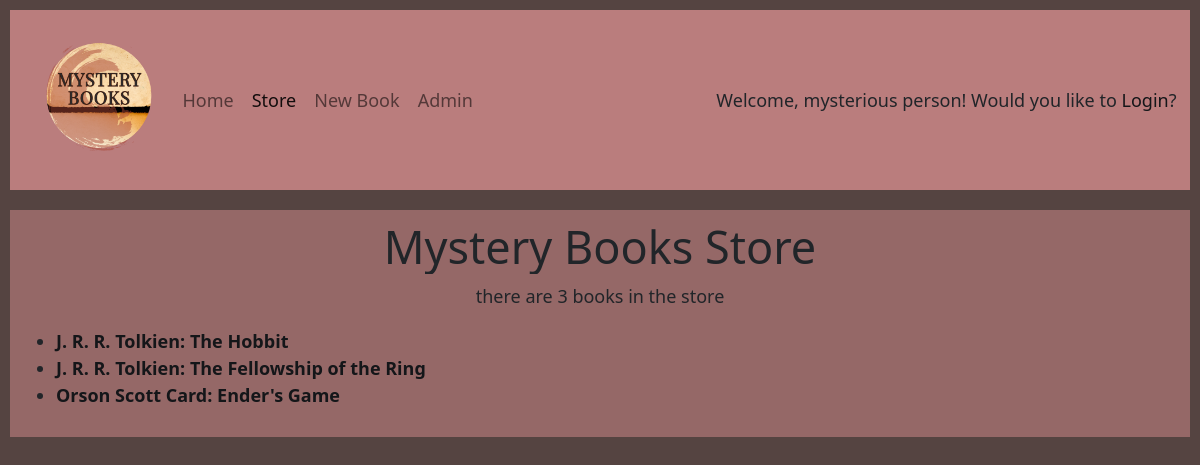
/store/, run on an earlier commit of the app's database.
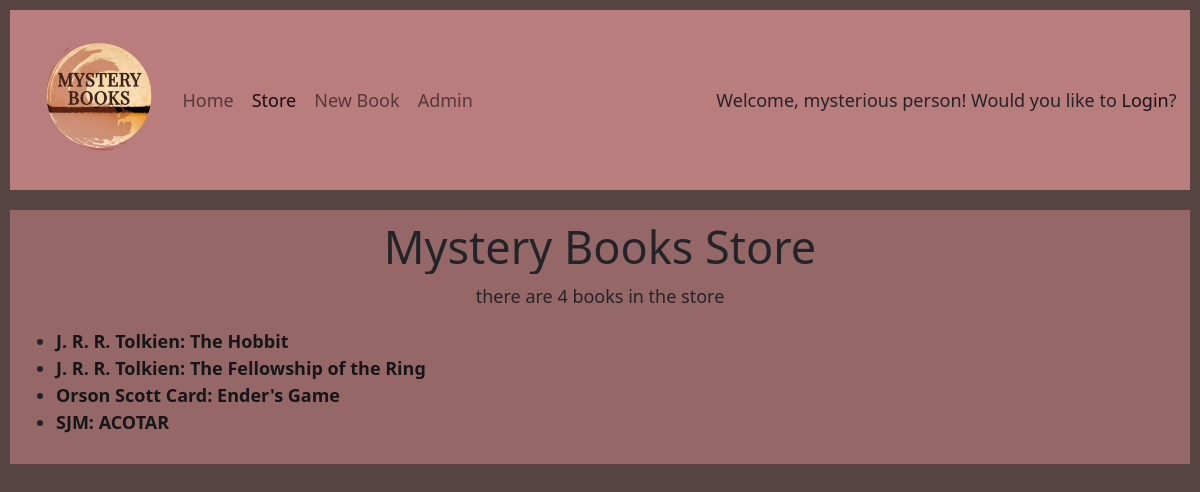
And on a later commit of the database.
### store/models.py (models this page shows)
class Book(models.Model):
    title = models.CharField(max_length=200)
    author = models.CharField(max_length=200)
    description = models.TextField()
    publish_date = models.DateField(default=datetime.date.today)
    price = models.DecimalField(decimal_places=2, max_digits=8)
    stock = models.IntegerField(default=0)

### store/views.py (the view)
# urls.py: path('', include('store.urls')),
def store(request):
    books = Book.objects.all()
    count = books.count()
    context = {
        'title': 'Mystery Books Store',
        'books': books,
        'count': count,
        'menu': 'store',
    }
    return render(request, 'store/store.html', context)

### store/templates/store/store.html
{% extends "base.html" %}
{% block content %}
<p class="centered">there {{ count|pluralize:"is,are" }} {{ count }} book{{ count|pluralize }} in the store</p>
<ul class="store-list">
    {% for book in books %}
        <li>
            <a href="{% url 'book_details' book.id %}">
                <strong>{{ book.author }}: {{ book.title }}</strong>
            </a>
        </li>
    {% endfor %}
</ul>
{% endblock %}

### store/templates/base.html (shortened to what this page needs)
{% load static %}
<!DOCTYPE html>
<html lang="en">
    <head>
        <link rel="stylesheet" href="https://cdn.jsdelivr.net/npm/bootstrap@5.2.3/dist/css/bootstrap.min.css">
        <link rel="stylesheet" href="{% static 'base/css/styles.css' %}">
    </head>
    <body>
        <header>
            <nav class="navbar navbar-expand-md">
                <div class="container-fluid">
                    <a class="navbar-brand" href="#">
                        <img src="{% static 'base/image/logo.png' %}" alt="Mystery Books logo" class="d-inline-block align-text-top page-logo">
                    </a>
                    <div class="collapse navbar-collapse" id="navbarNav">
                        <ul class="navbar-nav">
                            <li class="nav-item">
                                {% if menu == 'home' %}
                                    <a class="nav-link active" aria-current="page" href="{% url 'index' %}">Home</a>
                                {% else %}
                                    <a class="nav-link" href="{% url 'index' %}">Home</a>
                                {% endif %}
                            </li>
                            <li class="nav-item">
                                {% if menu == 'store' %}
                                    <a class="nav-link active" aria-current="page" href="{% url 'store' %}">Store</a>
                                {% else %}
                                    <a class="nav-link" href="{% url 'store' %}">Store</a>
                                {% endif %}
                            </li>
                            <li class="nav-item">
                                {% if menu == 'new_book' %}
                                    <a class="nav-link active" aria-current="page" href="{% url 'new_book' %}">New Book</a>
                                {% else %}
                                    <a class="nav-link" href="{% url 'new_book' %}">New Book</a>
                                {% endif %}
                            </li>
                            <li class="nav-item">
                                <a class="nav-link" href="{% url 'admin:index' %}">Admin</a>
                            </li>
                        </ul>
                    </div>
                    <div>
                        {% if request.user.is_authenticated %}
                                Welcome,
                                {% if request.user.first_name %}
                                    {{ request.user.first_name }}!
                                {% else %}
                                    {{ request.user.username}}!
                                {% endif %}
                        {% else %}
                                Welcome, mysterious person!
                                Would you like to <a href="{% url 'admin:index' %}">Login</a>?
                        {% endif %}
                    </div>
                </div>
            </nav>
        </header>
        <main>
            <h1 class="title">{{ title }}</h1>
            {% block content %}
            {% endblock %}
        </main>
    </body>
</html>

### store/static/base/css/styles.css (style rules this page uses)
html { font-size: 18px; margin: 0; padding: 0; box-sizing: border-box; color: #63504d; }
*, *::before, *::after { box-sizing: inherit; }
a { text-decoration: none; }
body { background-color: #554441; --bs-link-color: #141619; --bs-link-hover-color: #ddd1d2; min-width: 300px; }
main { margin: 10px; padding: 10px; background-color: #ba7d7da4; }
.title, .centered { text-align: center; text-overflow: ellipsis; overflow: hidden; }
.navbar-brand, .page-logo { max-width: 150px; margin: 0; }
.navbar { background-color: #BA7D7D; border: 10px solid #554441; }
.store-list, .book-details { text-overflow: ellipsis; overflow: hidden; }

What changed in the data, as far as the page shows it:
added Book: author "SJM", title "ACOTAR"
Also different on the page:
{{ count }}: "3" → "4"
